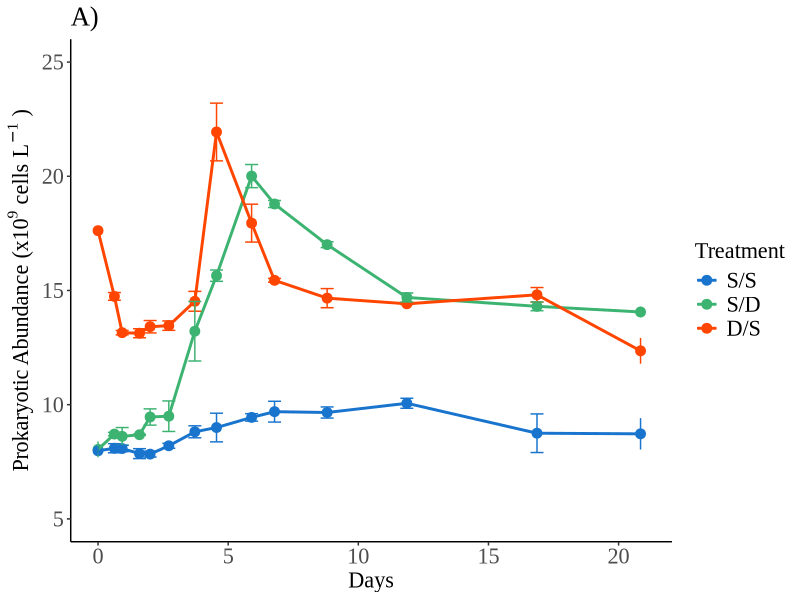
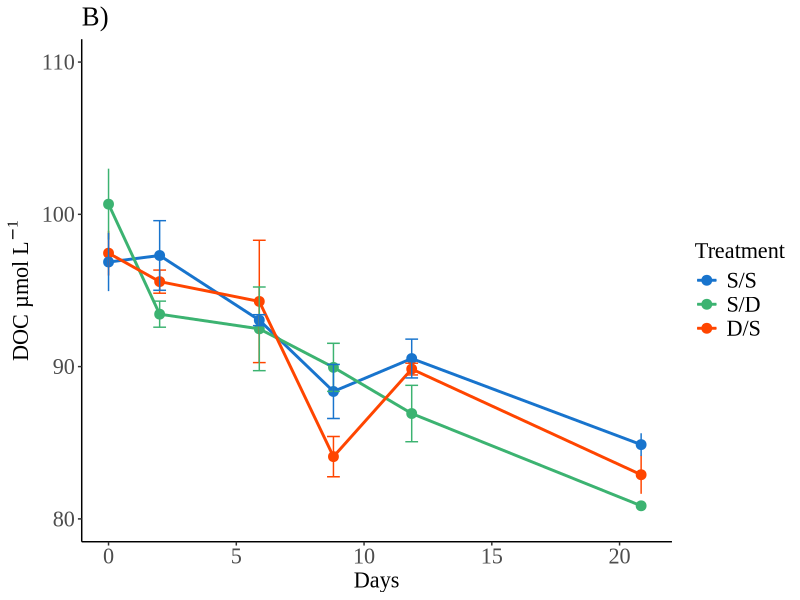
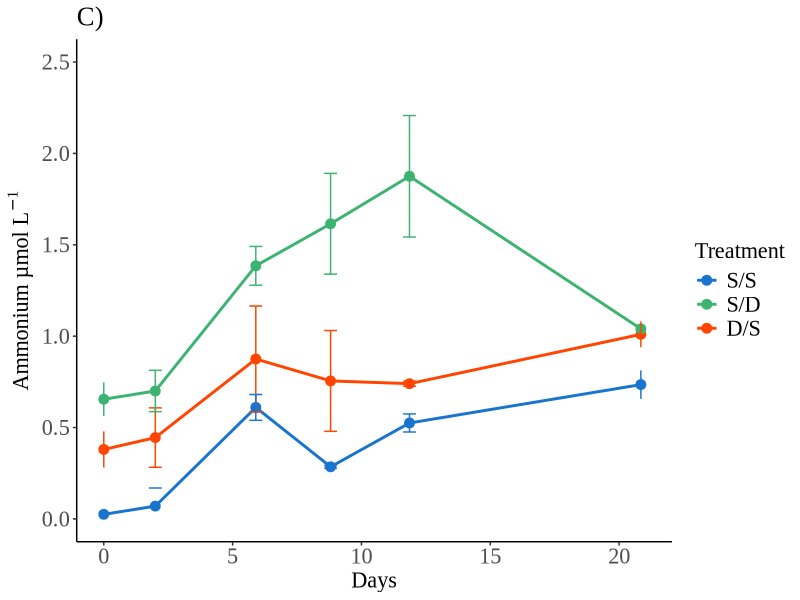
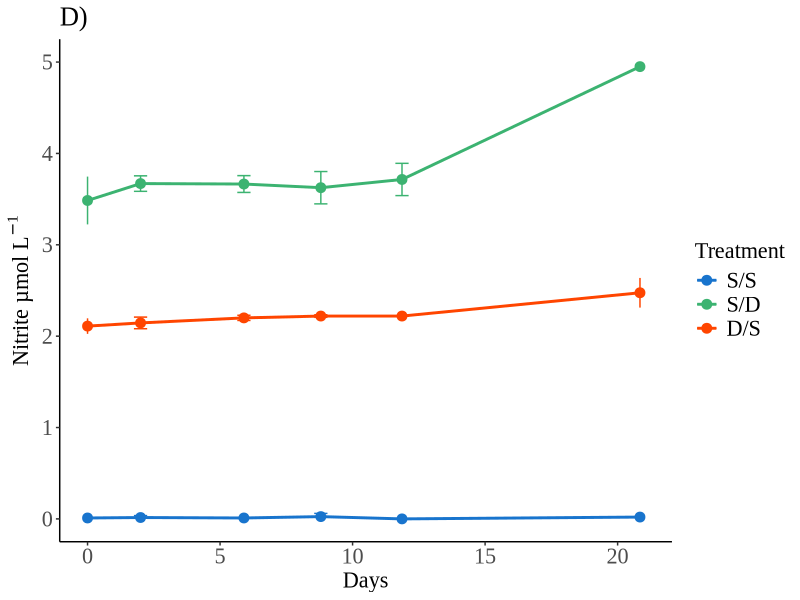
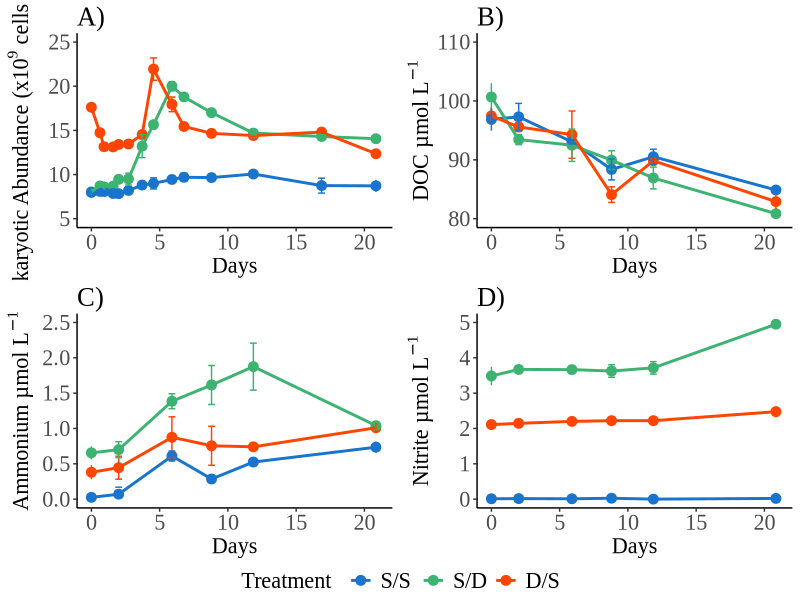
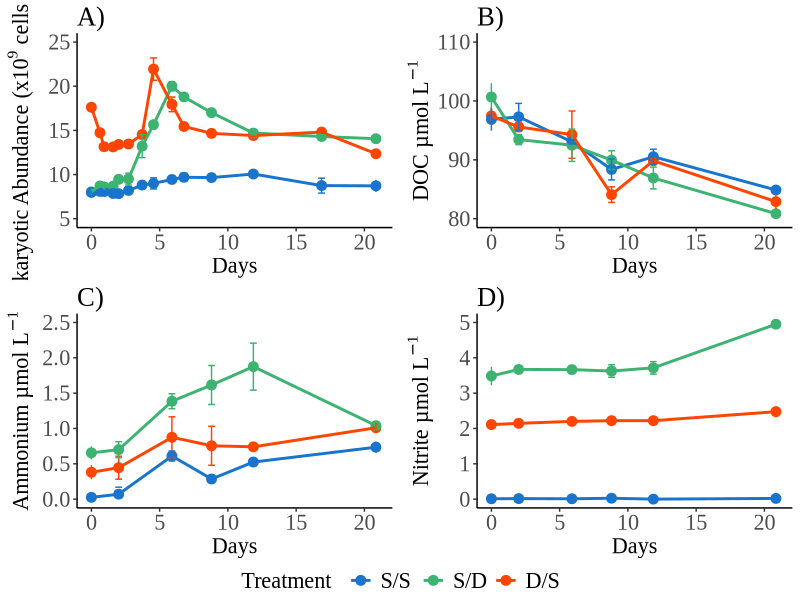

Generate these figures, in order, with R:
library(tidyverse)
library(ggplot2)
library(ggtext)
library(gridExtra)

library("ggpubr")  ### use this for arranging multiple ggplots over multiple pages 
## library("here")  ## to allow you to designate file directory when saving images... see end of script.

#setwd("/Users/rachelbiggs/Library/CloudStorage/Dropbox/DH DOM Manuscript/Manuscript 1623/DH36 R Plots/Line Graphs")

setwd("~/Desktop/Rachel_R_example")
line <- read.csv(file = "Line2.csv", header = TRUE)

line <- line %>%
  arrange(Treatment) %>%
  mutate(Treatment = factor(Treatment, levels = c("S/S", 
                                                  "S/D",
                                                  "D/S")))

bact.graph <- ggplot(line, aes(x=Day, y=Bacteria))  +
  geom_point(aes(colour=Treatment), size=3) +
  geom_line(data=line,aes(colour=Treatment), size=1) +
  geom_errorbar(aes(ymin=Bacteria-Bacteria_SD, ymax=Bacteria+Bacteria_SD, colour=Treatment), width=0.5) +
  guides(size=FALSE) +
  labs(x="Days", y=expression("Prokaryotic Abundance (x10" ^9 ~ "cells L"^-1~")"), colour = "Treatment") + # use expression() function, have to kept blocks of text in "" then ^ to start superscript and ~ to stop
  # labs(x="Days", y=expression("Prokaryotes (x10" [9] ~ "cells L"[-1] ~")"), colour = "Treatment")) ### the [] would produce a subscript
  ggtitle("A)") +
  theme_classic() +
  scale_color_manual(values=c("dodgerblue3", "mediumseagreen", "orangered")) +
  scale_x_continuous(limits = c(0, 21)) +
  scale_y_continuous(limits = c(5, 25)) +
  theme(title = element_text(size=16, family="Times New Roman"),
        axis.title = element_text(size=16, family="Times New Roman"),
        axis.text = element_text(size=16, family="Times New Roman"),
        legend.title=element_text(size=16, family="Times New Roman"),  
        legend.text = element_text(size=16, family="Times New Roman"))
bact.graph

doc.graph <- ggplot(line, aes(x=Day, y=DOC))  +
  geom_point(aes(colour=Treatment), size=3) +
  geom_line(data=line[!is.na(line$DOC),],aes(colour=Treatment), size=1) +
  geom_errorbar(aes(ymin=DOC-DOC_SD, ymax=DOC+DOC_SD, colour=Treatment), width=0.5) +
  guides(size=FALSE) +
  labs(x="Days", y=expression("DOC µmol L"^-1), colour = "Treatment") + # use expression() then text in "", ^ to start superscript then the brackets close superscript function as no more text in Y label.
  ggtitle("B)") +
  theme_classic() +
  scale_color_manual(values=c("dodgerblue3", "mediumseagreen", "orangered")) +
  scale_x_continuous(limits = c(0, 21)) +
  scale_y_continuous(limits = c(80, 110)) +
  theme(title = element_text(size=16, family="Times New Roman"),
        axis.title = element_text(size=16, family="Times New Roman"),
        axis.text = element_text(size=16, family="Times New Roman"),
        legend.title=element_text(size=16, family="Times New Roman"),  
        legend.text = element_text(size=16, family="Times New Roman"))
doc.graph

ammonium.graph <- ggplot(line, aes(x=Day, y=Ammonium))  +
  geom_point(aes(colour=Treatment), size=3) +
  geom_line(data=line[!is.na(line$Ammonium),],aes(colour=Treatment), size=1) +
  geom_errorbar(aes(ymin=Ammonium-NH4_SD, ymax=Ammonium+NH4_SD, colour=Treatment), width=0.5) +
  labs(x="Days", y=expression("Ammonium µmol L"^-1), colour = "Treatment") + # use expression() then text in "", ^ to start superscript then the brackets close superscript function as no more text in Y label.
  ggtitle("C)") +
  theme_classic() +
  scale_color_manual(values=c("dodgerblue3", "mediumseagreen", "orangered")) +
  scale_x_continuous(limits = c(0, 21)) +
  scale_y_continuous(limits = c(0, 2.5)) +
  theme(title = element_text(size=16, family="Times New Roman"),
        axis.title = element_text(size=16, family="Times New Roman"),
        axis.text = element_text(size=16, family="Times New Roman"),
        legend.title=element_text(size=16, family="Times New Roman"),  
        legend.text = element_text(size=16, family="Times New Roman"))
ammonium.graph

nitrite.graph <- ggplot(line, aes(x=Day, y=Nitrite))  +
  geom_point(aes(colour=Treatment), size=3) +
  geom_line(data=line[!is.na(line$Nitrite),],aes(colour=Treatment), size=1) +
  geom_errorbar(aes(ymin=Nitrite-NO2_SD, ymax=Nitrite+NO2_SD, colour=Treatment), width=0.5) +
  labs(x="Days", y=expression("Nitrite µmol L"^-1), colour = "Treatment") + # use expression() then text in "", ^ to start superscript then the brackets close superscript function as no more text in Y label.
  ggtitle("D)") +
  theme_classic() +
  scale_color_manual(values=c("dodgerblue3", "mediumseagreen", "orangered")) +
  scale_x_continuous(limits = c(0, 21)) +
  scale_y_continuous(limits = c(0, 5)) +
  theme(title = element_text(size=16, family="Times New Roman"),
        axis.title = element_text(size=16, family="Times New Roman"),
        axis.text = element_text(size=16, family="Times New Roman"),
        legend.title=element_text(size=16, family="Times New Roman"),  
        legend.text = element_text(size=16, family="Times New Roman"))
nitrite.graph


## can summarise plots using common legend using ggarrange in ggpubr package

figure2 <- ggarrange(bact.graph, doc.graph, ammonium.graph, nitrite.graph, ncol = 2, nrow = 2,
                     common.legend = TRUE, legend = "bottom",
                     align = "hv")
figure2

# then save using ggsave, can specific size and resolution


ggsave("Figure2.png", plot = figure2, width = 8, height = 6, dpi = 300, units = "in")

